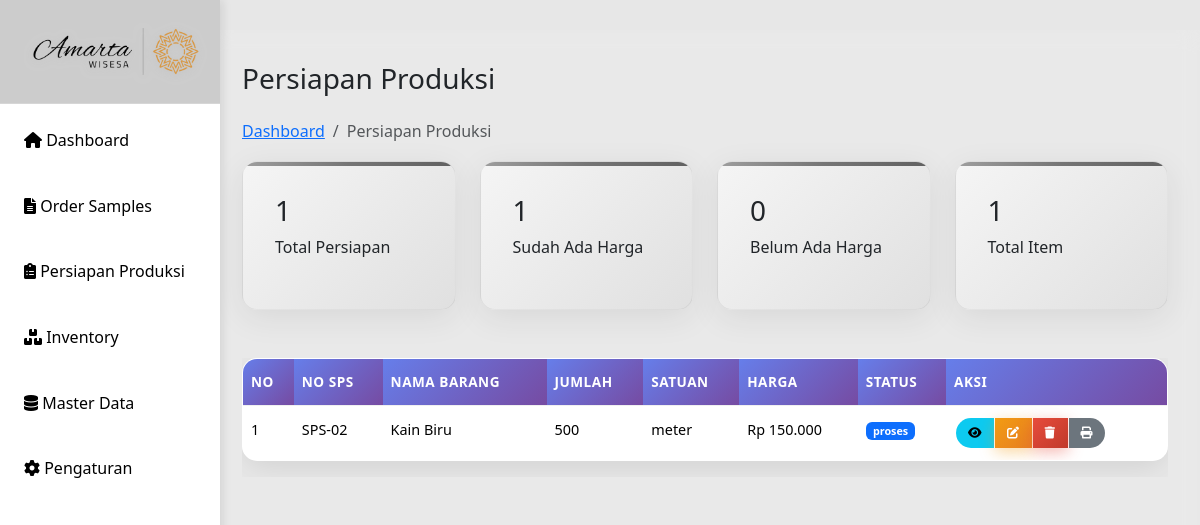
Before: /persiapan.php with the older database file.
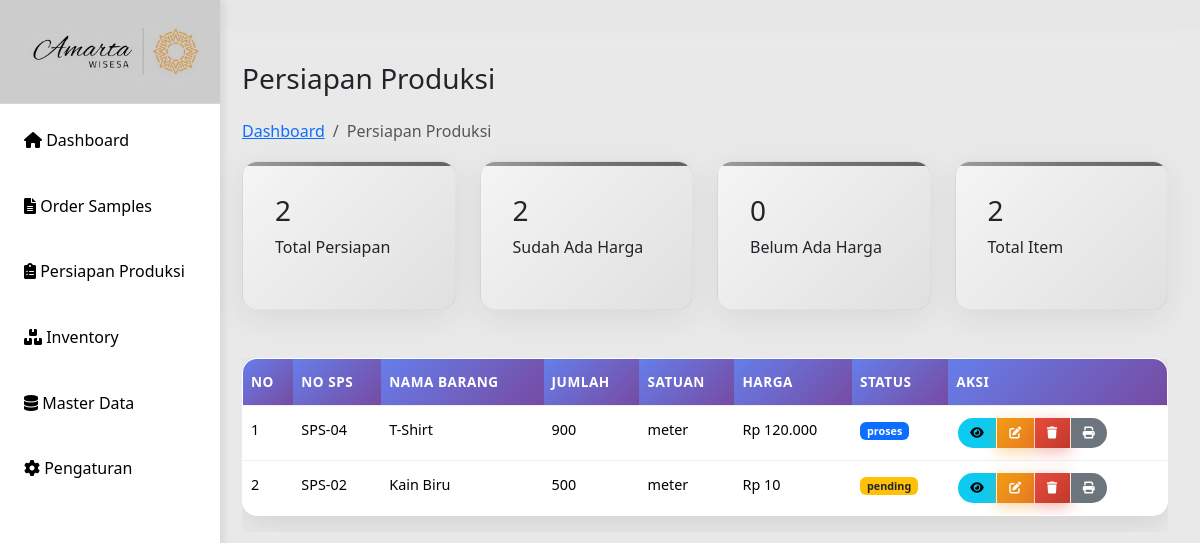
After: the same page with the newer database file.
### tables this page shows
CREATE TABLE `persiapan` (
  `id` int(11) NOT NULL,
  `id_sps` int(11) NOT NULL,
  `kode_barang` varchar(50) DEFAULT NULL,
  `nama_barang` varchar(100) DEFAULT NULL,
  `jumlah` int(11) DEFAULT NULL,
  `satuan` varchar(20) DEFAULT NULL,
  `harga` decimal(10,2) DEFAULT NULL,
  `total` decimal(10,2) DEFAULT NULL,
  `tanggal_persiapan` date NOT NULL,
  `pola` varchar(255) DEFAULT NULL,
  `marker` varchar(255) DEFAULT NULL,
  `upload_spk` varchar(255) DEFAULT NULL,
  `status` enum('pending','proses','selesai','batal') DEFAULT 'pending',
  `sp_srx` varchar(50) NOT NULL,
  `created_at` datetime DEFAULT current_timestamp(),
  `updated_at` datetime DEFAULT current_timestamp() ON UPDATE current_timestamp()
);

CREATE TABLE `sps` (
  `id` int(11) NOT NULL,
  `tanggal` date DEFAULT NULL,
  `sps_no` varchar(20) DEFAULT NULL,
  `customer` varchar(100) DEFAULT NULL,
  `item` varchar(100) DEFAULT NULL,
  `artikel` varchar(100) DEFAULT NULL,
  `qty` int(11) DEFAULT NULL,
  `size` varchar(20) DEFAULT NULL,
  `sample_product` varchar(255) DEFAULT NULL,
  `design` varchar(255) DEFAULT NULL,
  `st_chart` varchar(255) DEFAULT NULL,
  `material_sm` varchar(255) DEFAULT NULL,
  `pola_sample` varchar(255) DEFAULT NULL,
  `buat_sample` varchar(255) DEFAULT NULL,
  `kirim` date DEFAULT NULL,
  `approval` varchar(100) DEFAULT NULL,
  `sp_srx` varchar(100) DEFAULT NULL
);

### persiapan.php (the view, shortened to what the changed rows need)
<?php
include "includes/header.php";
include "config/db.php";
$result = $conn->query("SELECT p.*, s.sps_no
                        FROM persiapan p
                        LEFT JOIN sps s ON p.id_sps = s.id
                        ORDER BY p.id DESC");
$total_result = $conn->query("SELECT COUNT(*) as total_count FROM persiapan");
$total_count = $total_result ? $total_result->fetch_assoc()['total_count'] : 0;
$harga_result = $conn->query("SELECT COUNT(*) as harga_count FROM persiapan WHERE harga IS NOT NULL AND harga > 0");
$harga_count = $harga_result ? $harga_result->fetch_assoc()['harga_count'] : 0;
?>
    <main class="main-content">
            <div>
                <h1 class="h3 mb-4">Persiapan Produksi</h1>
            </div>
        <div class="row mb-4">
            <div class="col-md-3">
                <div class="stats-card">
                    <h3><?php echo $total_count; ?></h3>
                    <p>Total Persiapan</p>
                </div>
            </div>
            <div class="col-md-3">
                <div class="stats-card">
                    <h3><?php echo $harga_count; ?></h3>
                    <p>Sudah Ada Harga</p>
                </div>
            </div>
            <div class="col-md-3">
                <div class="stats-card">
                    <h3><?php echo $total_count; ?></h3>
                    <p>Total Item</p>
                </div>
            </div>
        </div>
        <div class="table-container">
            <div class="table-responsive">
                <table class="table table-hover">
                    <thead>
                        <tr>
                            <th>No</th>
                            <th>No SPS</th>
                            <th>Nama Barang</th>
                            <th>Jumlah</th>
                            <th>Satuan</th>
                            <th>Harga</th>
                            <th>Status</th>
                            <th>Aksi</th>
                        </tr>
                    </thead>
                    <tbody>
                        <?php $no=1; while($row = $result->fetch_assoc()): ?>
                        <tr>
                            <td><?= $no++ ?></td>
                            <td><?= $row['sps_no'] ?: '-' ?></td>
                            <td><?= $row['nama_barang'] ?: '-' ?></td>
                            <td><?= number_format($row['jumlah'] ?? 0) ?></td>
                            <td><?= $row['satuan'] ?: '-' ?></td>
                            <td>Rp <?= number_format($row['harga'] ?? 0, 0, ',', '.') ?></td>
                            <td>
                                <?php
                                $status = $row['status'] ?? '';
                                $statusClass = '';
                                switch(strtolower($status)) {
                                    case 'pending':
                                        $statusClass = 'badge bg-warning text-dark';
                                        break;
                                    case 'proses':
                                        $statusClass = 'badge bg-primary';
                                        break;
                                }
                                ?>
                                <span class="<?= $statusClass ?>"><?= $status ?: '-' ?></span>
                            </td>
                            <td>
                                <div class="btn-group btn-group-sm" role="group">
                                    <a href="detail-persiapan.php?id=<?= $row['id'] ?>" class="btn btn-info" title="Detail">
                                        <i class="fas fa-eye"></i>
                                    </a>
                                    <button class="btn btn-warning" onclick="editPersiapan(<?= $row['id'] ?>)" title="Edit">
                                        <i class="fas fa-edit"></i>
                                    </button>
                                    <button class="btn btn-danger" onclick="deletePersiapan(<?= $row['id'] ?>)" title="Hapus">
                                        <i class="fas fa-trash"></i>
                                    </button>
                                    <a href="generate_spp.php?id=<?= $row['id'] ?>" class="btn btn-secondary" title="Print" target="_blank">
                                        <i class="fas fa-print"></i>
                                    </a>
                                </div>
                            </td>
                        </tr>
                        <?php endwhile; ?>
                    </tbody>
                </table>
            </div>
        </div>
    </main>
<?php include 'includes/footer.php'; ?>

Changed rows visible on the page:
added persiapan: id_sps.sps_no "SPS-04", nama_barang "T-Shirt", jumlah "900", satuan "meter", harga "120.000", status "proses"
changed persiapan "Kain Biru": harga "150.000" → "10"; status "proses" → "pending"
Other visible differences:
$total_count: "1" → "2"
$harga_count: "1" → "2"
